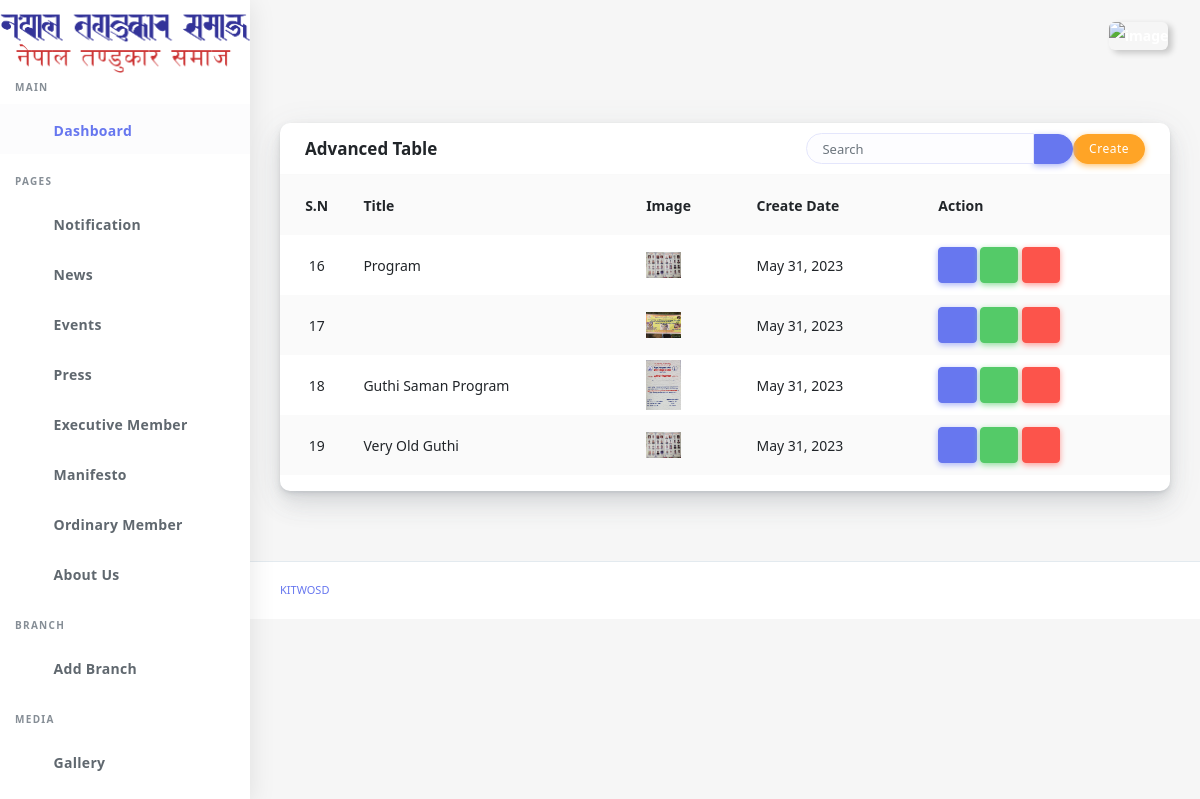
Screenshot of /dashboard/news (signed in) with the database file from the repository.
### app/models.py (models this page shows, shortened)
class News(models.Model):
    title = models.CharField(max_length=350)
    image  = models.ImageField(upload_to='newsimage/')
    discriptions = RichTextField()
    created_date = models.DateField(auto_now=True)
    news_slug = AutoSlugField(populate_from ='title', unique=True, default=None)
    class Meta:
        ordering =['-id',]

### dashboard/decorators.py (the view)
    def wrapper_fun(request, *args, **kwargs):
        if request.user.is_authenticated:
            return view_fun(request, *args, **kwargs)
        else:
            messages.warning(request,"Login required...")
            return redirect('dashboard:login')

### app/context_processor.py (called while the page is built)
def aboutctg(request):
    about = About.objects.all()
    return{
        'aboutctg':about
    }

def contact(request):
    contact_info = ContactInfo.objects.first()
    return {
        'contact':contact_info
    }

def bankdetails(request):
    bank_details = BankDetails.objects.first()
    return {
        'bank_details':bank_details
    }

def bannarimage(request):
    bannar_image = BannarImage.objects.first()
    return ({
        'bannar_image':bannar_image
    })

def first_video(request):
    video = Video.objects.first()
    return({
        'videos':video
    })

### dashboard/views.py (called while the page is built)
@login_required
def news(request):
    allnews = News.objects.all().order_by('id')
    return render(request,'dashboard/news.html',{'allnews':allnews})

### dashboard/templates/dashboard/news.html (shortened to what this page needs)
{% extends 'dashboard/base.html' %}
{% load static %}
{% block content %}
<div class="main-content">
  <section class="section">
    <div class="section-body">
      <div class="row">
        <div class="col-12">
          <div class="card">
            <div class="card-header">
              <h4>Advanced Table</h4>
              <div class="card-header-form">
                <form>
                  <div class="input-group">
                    <input type="text" class="form-control" placeholder="Search">
                    <div class="input-group-btn">
                      <button class="btn btn-primary"><i class="fas fa-search"></i></button>
                    </div>
                  </div>
                </form>
              </div>
              <div class="btn btn-warning"><a href="{% url 'dashboard:create_news' %}" class="text-white" style="text-decoration:none;">Create</a></div>
            </div>
            <div class="card-body p-0">
              <div class="table-responsive">
                <table class="table table-striped">
                  <tr>
                    <th class="text-center">
                      S.N
                    </th>
                    <th>Title </th>
                    <th>Image</th>
                    <th>Create Date</th>
                    <th>Action</th>
                  </tr>
                  {% for item in allnews %}
                  <tr>
                    <td class="p-0 text-center">
                      {{item.id}}
                    </td>
                    <td>{{item.title}}</td>
                    <td>
                      <img alt="image" src="{{item.image.url}}" class="" width="35"
                        data-toggle="tooltip" title="Wildan Ahdian">
                    </td>
                    <td>{{item.created_date}}</td>
                    <td>
                      <a href="{% url  'dashboard:newsdetail' item.news_slug %}" class="btn btn-primary"><i class="fas fa-eye"></i></a>
                      <a href="{% url 'dashboard:news_update' item.news_slug %}" class="btn btn-success"><i class="fas fa-pen"></i></a>
                      <a href="{% url 'dashboard:news_delete' item.news_slug %}" class="btn btn-danger"><i class="fas fa-trash "></i></a>
                    </td>
                  </tr>
                  {% endfor %}
                </table>
              </div>
            </div>
          </div>
        </div>
      </div>
    </div>
  </section>
</div>
{% endblock %}

### rows the page displays
News: id "16", title "Program", image (picture), created_date "May 31, 2023"
News: id "17", image (picture), created_date "May 31, 2023"
News: id "18", title "Guthi Saman Program", image (picture), created_date "May 31, 2023"
News: id "19", title "Very Old Guthi", image (picture), created_date "May 31, 2023"
